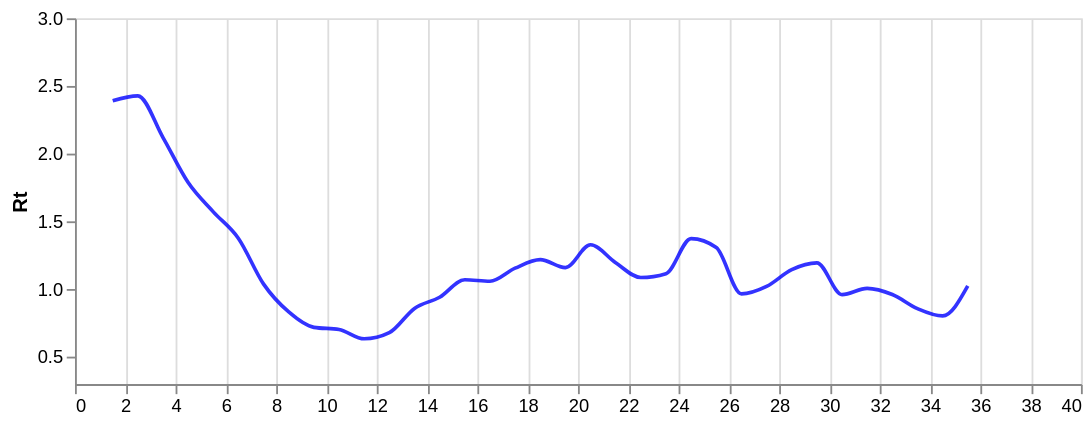

Notebook source saved alongside this figure:
### Code cell
## read in simulation data directly from MASTER json. 
simulation_df = pd.read_json(simulation_path, orient = "index")
simulation_df = simulation_df.T

## log transform for easier comparison with BEAST output
simulation_df.I[simulation_df.I < 0.1] = 0.1
simulation_df.I = simulation_df.I.astype("float")
simulation_df["log_I"] = simulation_df.I.apply(np.log)
simulation_df["new_time"] = simulation_df.t *366

simulation_df_copy = simulation_df.copy()

## format time

simulation_df_copy["whole_time"] = np.ceil(simulation_df_copy.t *366)
daily_sim_cases = simulation_df_copy.groupby(["whole_time"]).agg({'IntroCount':'mean','I':'mean'}).reset_index()

daily_sim_cases["diff_intro"] = daily_sim_cases.IntroCount.diff()
# daily_sim_cases["diff_I"] = daily_sim_cases.I.diff() 

# daily_sim_cases["log_I"] = daily_sim_cases.I.apply(np.log)
# daily_sim_cases["diff"] = daily_sim_cases.I.diff()


#define to week number
counter = 0
daily_sim_cases["week_time"] = np.nan
for index, row in daily_sim_cases.iterrows():
    if row.whole_time %7 == 0:
        daily_sim_cases.loc[index,"week_time"] = counter 
        counter +=1

#backfill
daily_sim_cases = daily_sim_cases.bfill()

# aggregate based on weeks
weekly_sim_cases = daily_sim_cases.groupby(["week_time"]).agg({'diff_intro':'mean','I':'mean'}).reset_index()

weekly_sim_cases["adj_I"] = weekly_sim_cases.I - weekly_sim_cases.diff_intro
weekly_sim_cases["log_I"] = weekly_sim_cases.adj_I.apply(np.log)
print(weekly_sim_cases)

weekly_sim_cases["diff"] = weekly_sim_cases.log_I.diff() *(366/7)

# estimate Rt
incubation_period = 366/8
uninfectious_rate = 366/10.9

weekly_sim_cases["Rt"] = (1+ ((weekly_sim_cases["diff"]) / uninfectious_rate)) * (1+ ((weekly_sim_cases["diff"] )/ incubation_period))
weekly_sim_cases.week_time = (weekly_sim_cases.week_time -1.5) #*7
weekly_sim_cases = weekly_sim_cases.iloc[3:]

## smooth
columns = ["Rt"]
for column in columns:
    # Create a new column for the moving average
    weekly_sim_cases[f'{column}_MA'] = weekly_sim_cases[column].rolling(6, min_periods =1).mean()



#plot Rt from simulations
line_rt_sim = alt.Chart(weekly_sim_cases).mark_line(interpolate='monotone', opacity = 0.8, clip = True, color = "blue").encode(
    alt.X('week_time', axis=alt.Axis(title="")),
    alt.Y('Rt_MA',axis=alt.Axis(title="Rt", grid=False), scale = alt.Scale(domain = [0.3, 3])),   
).properties(
    width=550,
    height=200)

final_rt_vs_sim_plot = ( line_rt_sim).resolve_scale(y ="shared")
final_rt_vs_sim_plot

### Figure 1 — Vega-Lite specification as saved in the notebook (floating-point values rounded to 4 significant figures)
{"config": {"view": {"continuousWidth": 400, "continuousHeight": 300}}, "data": {"name": "data-a51c0a2da42bbc20c767c591f5c02d51"}, "mark": {"type": "line", "clip": true, "color": "blue", "interpolate": "monotone", "opacity": 0.8}, "encoding": {"x": {"axis": {"title": ""}, "field": "week_time", "type": "quantitative"}, "y": {"axis": {"grid": false, "title": "Rt"}, "field": "Rt_MA", "scale": {"domain": [0.3, 3]}, "type": "quantitative"}}, "height": 200, "resolve": {"scale": {"y": "shared"}}, "width": 550, "$schema": "https://vega.github.io/schema/vega-lite/v4.17.0.json", "datasets": {"data-a51c0a2da42bbc20c767c591f5c02d51": [{"week_time": 1.5, "diff_intro": 2.241, "I": 21.23, "adj_I": 18.99, "log_I": 2.944, "diff": 21.25, "Rt": 2.391, "Rt_MA": 2.391}, {"week_time": 2.5, "diff_intro": 2.114, "I": 31.13, "adj_I": 29.02, "log_I": 3.368, "diff": 22.16, "Rt": 2.464, "Rt_MA": 2.427}, {"week_time": 3.5, "diff_intro": 3.345, "I": 37.67, "adj_I": 34.33, "log_I": 3.536, "diff": 8.788, "Rt": 1.504, "Rt_MA": 2.12}, {"week_time": 4.5, "diff_intro": 1.167, "I": 32.8, "adj_I": 31.63, "log_I": 3.454, "diff": -4.275, "Rt": 0.7911, "Rt_MA": 1.788}, {"week_time": 5.5, "diff_intro": 2.314, "I": 30.42, "adj_I": 28.11, "log_I": 3.336, "diff": -6.182, "Rt": 0.7057, "Rt_MA": 1.571}, {"week_time": 6.5, "diff_intro": 1.627, "I": 23.02, "adj_I": 21.39, "log_I": 3.063, "diff": -14.28, "Rt": 0.3954, "Rt_MA": 1.375}, {"week_time": 7.5, "diff_intro": 1.936, "I": 17.95, "adj_I": 16.01, "log_I": 2.773, "diff": -15.14, "Rt": 0.3675, "Rt_MA": 1.038}, {"week_time": 8.5, "diff_intro": 1.757, "I": 19.12, "adj_I": 17.37, "log_I": 2.855, "diff": 4.248, "Rt": 1.231, "Rt_MA": 0.8325}, {"week_time": 9.5, "diff_intro": 2.779, "I": 18.98, "adj_I": 16.2, "log_I": 2.785, "diff": -3.633, "Rt": 0.821, "Rt_MA": 0.7186}, {"week_time": 10.5, "diff_intro": 2.749, "I": 17.09, "adj_I": 14.34, "log_I": 2.663, "diff": -6.395, "Rt": 0.6964, "Rt_MA": 0.7028}, {"week_time": 11.5, "diff_intro": 1.029, "I": 11.29, "adj_I": 10.26, "log_I": 2.328, "diff": -17.5, "Rt": 0.2955, "Rt_MA": 0.6345}, {"week_time": 12.5, "diff_intro": 2.238, "I": 11.2, "adj_I": 8.959, "log_I": 2.193, "diff": -7.077, "Rt": 0.6672, "Rt_MA": 0.6798}, {"week_time": 13.5, "diff_intro": 2.03, "I": 12.43, "adj_I": 10.4, "log_I": 2.342, "diff": 7.783, "Rt": 1.441, "Rt_MA": 0.8588}, {"week_time": 14.5, "diff_intro": 1.666, "I": 14.79, "adj_I": 13.12, "log_I": 2.574, "diff": 12.18, "Rt": 1.725, "Rt_MA": 0.9411}, {"week_time": 15.5, "diff_intro": 1.907, "I": 17.87, "adj_I": 15.96, "log_I": 2.77, "diff": 10.23, "Rt": 1.597, "Rt_MA": 1.07}, {"week_time": 16.5, "diff_intro": 1.603, "I": 15.3, "adj_I": 13.7, "log_I": 2.617, "diff": -7.987, "Rt": 0.6291, "Rt_MA": 1.059}, {"week_time": 17.5, "diff_intro": 2.317, "I": 15.37, "adj_I": 13.05, "log_I": 2.569, "diff": -2.537, "Rt": 0.8732, "Rt_MA": 1.155}, {"week_time": 18.5, "diff_intro": 1.381, "I": 14.64, "adj_I": 13.26, "log_I": 2.585, "diff": 0.8344, "Rt": 1.044, "Rt_MA": 1.218}, {"week_time": 19.5, "diff_intro": 3.743, "I": 17.44, "adj_I": 13.69, "log_I": 2.617, "diff": 1.671, "Rt": 1.088, "Rt_MA": 1.159}, {"week_time": 20.5, "diff_intro": 2.194, "I": 24.49, "adj_I": 22.29, "log_I": 3.104, "diff": 25.48, "Rt": 2.739, "Rt_MA": 1.328}, {"week_time": 21.5, "diff_intro": 3.054, "I": 23.67, "adj_I": 20.61, "log_I": 3.026, "diff": -4.093, "Rt": 0.7995, "Rt_MA": 1.195}, {"week_time": 22.5, "diff_intro": 2.01, "I": 11.65, "adj_I": 9.636, "log_I": 2.265, "diff": -39.76, "Rt": -0.02411, "Rt_MA": 1.086}, {"week_time": 23.5, "diff_intro": 2.0, "I": 11.8, "adj_I": 9.798, "log_I": 2.282, "diff": 0.8738, "Rt": 1.046, "Rt_MA": 1.115}, {"week_time": 24.5, "diff_intro": 1.714, "I": 17.16, "adj_I": 15.44, "log_I": 2.737, "diff": 23.79, "Rt": 2.597, "Rt_MA": 1.374}, {"week_time": 25.5, "diff_intro": 1.667, "I": 15.31, "adj_I": 13.64, "log_I": 2.613, "diff": -6.477, "Rt": 0.6928, "Rt_MA": 1.308}, {"week_time": 26.5, "diff_intro": 1.362, "I": 13.37, "adj_I": 12.01, "log_I": 2.486, "diff": -6.682, "Rt": 0.684, "Rt_MA": 0.9658}, {"week_time": 27.5, "diff_intro": 1.376, "I": 13.95, "adj_I": 12.58, "log_I": 2.532, "diff": 2.419, "Rt": 1.129, "Rt_MA": 1.021}, {"week_time": 28.5, "diff_intro": 1.554, "I": 12.79, "adj_I": 11.24, "log_I": 2.419, "diff": -5.87, "Rt": 0.7193, "Rt_MA": 1.145}, {"week_time": 29.5, "diff_intro": 2.255, "I": 14.91, "adj_I": 12.65, "log_I": 2.538, "diff": 6.186, "Rt": 1.344, "Rt_MA": 1.194}, {"week_time": 30.5, "diff_intro": 2.838, "I": 16.39, "adj_I": 13.55, "log_I": 2.607, "diff": 3.601, "Rt": 1.194, "Rt_MA": 0.9606}, {"week_time": 31.5, "diff_intro": 1.173, "I": 14.57, "adj_I": 13.4, "log_I": 2.595, "diff": -0.5986, "Rt": 0.9693, "Rt_MA": 1.007}, {"week_time": 32.5, "diff_intro": 0.8041, "I": 11.09, "adj_I": 10.29, "log_I": 2.331, "diff": -13.82, "Rt": 0.4108, "Rt_MA": 0.9611}, {"week_time": 33.5, "diff_intro": 1.971, "I": 10.28, "adj_I": 8.306, "log_I": 2.117, "diff": -11.19, "Rt": 0.5038, "Rt_MA": 0.857}, {"week_time": 34.5, "diff_intro": 1.25, "I": 7.571, "adj_I": 6.321, "log_I": 1.844, "diff": -14.28, "Rt": 0.3954, "Rt_MA": 0.803}, {"week_time": 35.5, "diff_intro": 1.893, "I": 12.04, "adj_I": 10.14, "log_I": 2.317, "diff": 24.72, "Rt": 2.674, "Rt_MA": 1.025}]}}
